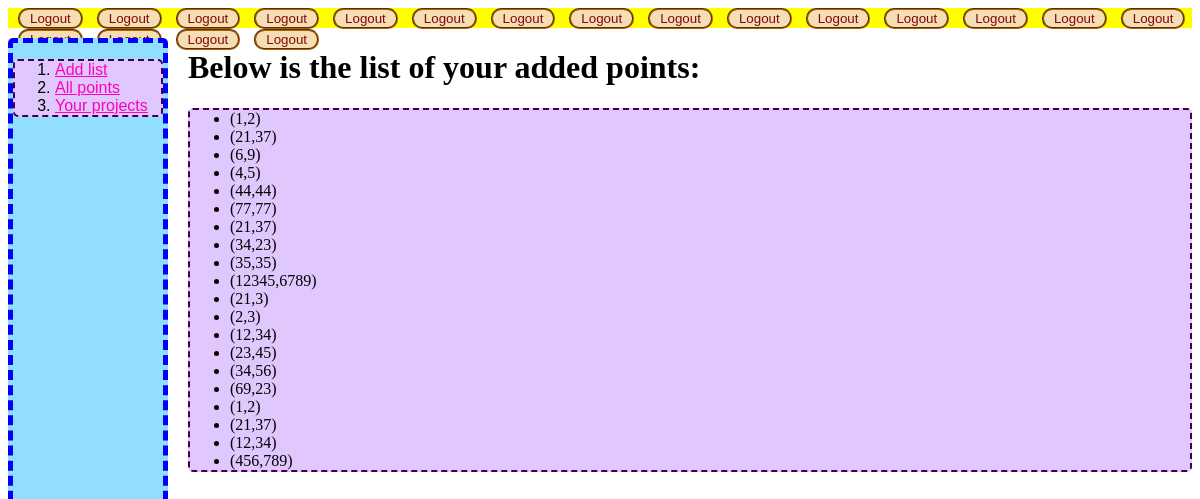
The app's page /route/points (signed in) with its own data.
### trasy/models.py (models this page shows)
class Point(models.Model):
    x = models.IntegerField()
    y = models.IntegerField()
    included = models.BooleanField(default=True)
    def __str__(self):
        return f"({self.x},{self.y})"

### trasy/views.py (the view)
# urls.py: path("points", views.points, name="points"),
def points(request):
    pointList = Point.objects.all()
    pointDictonary = {"pointList": pointList}
    return render(request, "trasy/pointList.html", pointDictonary)

### trasy/templates/trasy/pointList.html (shortened to what this page needs)
{% extends 'trasy/base.html' %}
{% block list %}
    <h1> Below is the list of your added points: </h3>
    <ul>
        {% for item in pointList %}
            <li> {{item}} </li>
        {% endfor %}
    </ul>
{% endblock%}

### trasy/static/trasy/styles.css (style rules this page uses)
h1, h2, h3, h4 { font-family: Times; }
ol, ul { background-color: rgb(224, 200, 255); border-style: dashed; border-radius: 5px; border-color: rgb(67, 0, 72); border-width: 2px; }

### records on screen
Point: x+y "(1,2)"
Point: x+y "(21,37)"
Point: x+y "(6,9)"
Point: x+y "(4,5)"
Point: x+y "(44,44)"
Point: x+y "(77,77)"
Point: x+y "(21,37)"
Point: x+y "(34,23)"
Point: x+y "(35,35)"
Point: x+y "(12345,6789)"
Point: x+y "(21,3)"
Point: x+y "(2,3)"
Point: x+y "(12,34)"
Point: x+y "(23,45)"
Point: x+y "(34,56)"
Point: x+y "(69,23)"
Point: x+y "(1,2)"
Point: x+y "(21,37)"
Point: x+y "(12,34)"
Point: x+y "(456,789)"
